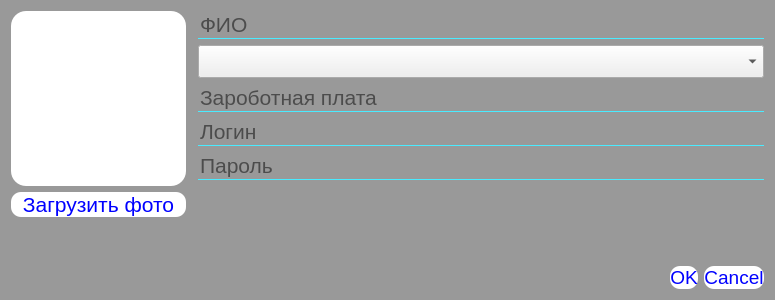
<?xml version="1.0" encoding="UTF-8"?>
<ui version="4.0">
 <class>RegDialog</class>
 <widget class="QDialog" name="RegDialog">
  <property name="geometry">
   <rect>
    <x>0</x>
    <y>0</y>
    <width>775</width>
    <height>300</height>
   </rect>
  </property>
  <property name="minimumSize">
   <size>
    <width>775</width>
    <height>300</height>
   </size>
  </property>
  <property name="maximumSize">
   <size>
    <width>775</width>
    <height>300</height>
   </size>
  </property>
  <property name="windowTitle">
   <string>Регистрация</string>
  </property>
  <property name="windowIcon">
   <iconset resource="Resources.qrc">
    <normaloff>:/Registr icon.png</normaloff>:/Registr icon.png</iconset>
  </property>
  <property name="styleSheet">
   <string notr="true">*{
font-family::PT Astra Serif;
font-size: 21px;
}

QDialog
{
background:#999;
}

QPushButton
{
background:white;
border-radius:10px;
color:blue;
}

QLabel
{
background:white;
border-radius:15px;
}

QPushButton:hover
{
color:#333;
border-radius:10px;
background:#49ebff;
}
QLineEdit
{
background:#999;
border:none;
border-bottom:1px solid #49ebff;
}</string>
  </property>
  <layout class="QVBoxLayout" name="verticalLayout_4">
   <item>
    <layout class="QHBoxLayout" name="horizontalLayout">
     <item>
      <layout class="QVBoxLayout" name="verticalLayout_3">
       <item>
        <widget class="QLabel" name="Photo_label">
         <property name="minimumSize">
          <size>
           <width>175</width>
           <height>175</height>
          </size>
         </property>
         <property name="maximumSize">
          <size>
           <width>175</width>
           <height>175</height>
          </size>
         </property>
         <property name="text">
          <string/>
         </property>
         <property name="pixmap">
          <pixmap resource="Resources.qrc">:/default_icon.png</pixmap>
         </property>
        </widget>
       </item>
       <item>
        <widget class="QPushButton" name="UpdatePhoto_pushButton">
         <property name="maximumSize">
          <size>
           <width>175</width>
           <height>16777215</height>
          </size>
         </property>
         <property name="text">
          <string>Загрузить фото</string>
         </property>
        </widget>
       </item>
       <item>
        <spacer name="verticalSpacer">
         <property name="orientation">
          <enum>Qt::Vertical</enum>
         </property>
         <property name="sizeHint" stdset="0">
          <size>
           <width>20</width>
           <height>40</height>
          </size>
         </property>
        </spacer>
       </item>
      </layout>
     </item>
     <item>
      <layout class="QVBoxLayout" name="verticalLayout_2">
       <item>
        <layout class="QFormLayout" name="formLayout">
         <item row="0" column="1">
          <widget class="QLineEdit" name="Name_lineEdit">
           <property name="placeholderText">
            <string>ФИО</string>
           </property>
          </widget>
         </item>
         <item row="2" column="1">
          <widget class="QLineEdit" name="Salary_lineEdit">
           <property name="placeholderText">
            <string>Зароботная плата</string>
           </property>
          </widget>
         </item>
         <item row="3" column="1">
          <widget class="QLineEdit" name="Login_lineEdit">
           <property name="placeholderText">
            <string>Логин</string>
           </property>
          </widget>
         </item>
         <item row="4" column="1">
          <widget class="QLineEdit" name="Password_lineEdit">
           <property name="placeholderText">
            <string>Пароль</string>
           </property>
          </widget>
         </item>
         <item row="1" column="1">
          <widget class="QComboBox" name="JobPos_comboBox"/>
         </item>
        </layout>
       </item>
      </layout>
     </item>
    </layout>
   </item>
   <item>
    <widget class="QDialogButtonBox" name="buttonBox">
     <property name="styleSheet">
      <string notr="true">font-size: 19px;</string>
     </property>
     <property name="orientation">
      <enum>Qt::Horizontal</enum>
     </property>
     <property name="standardButtons">
      <set>QDialogButtonBox::Cancel|QDialogButtonBox::Ok</set>
     </property>
    </widget>
   </item>
  </layout>
 </widget>
 <resources>
  <include location="Resources.qrc"/>
 </resources>
 <connections>
  <connection>
   <sender>buttonBox</sender>
   <signal>accepted()</signal>
   <receiver>RegDialog</receiver>
   <slot>accept()</slot>
   <hints>
    <hint type="sourcelabel">
     <x>248</x>
     <y>254</y>
    </hint>
    <hint type="destinationlabel">
     <x>157</x>
     <y>274</y>
    </hint>
   </hints>
  </connection>
  <connection>
   <sender>buttonBox</sender>
   <signal>rejected()</signal>
   <receiver>RegDialog</receiver>
   <slot>reject()</slot>
   <hints>
    <hint type="sourcelabel">
     <x>316</x>
     <y>260</y>
    </hint>
    <hint type="destinationlabel">
     <x>286</x>
     <y>274</y>
    </hint>
   </hints>
  </connection>
 </connections>
</ui>
